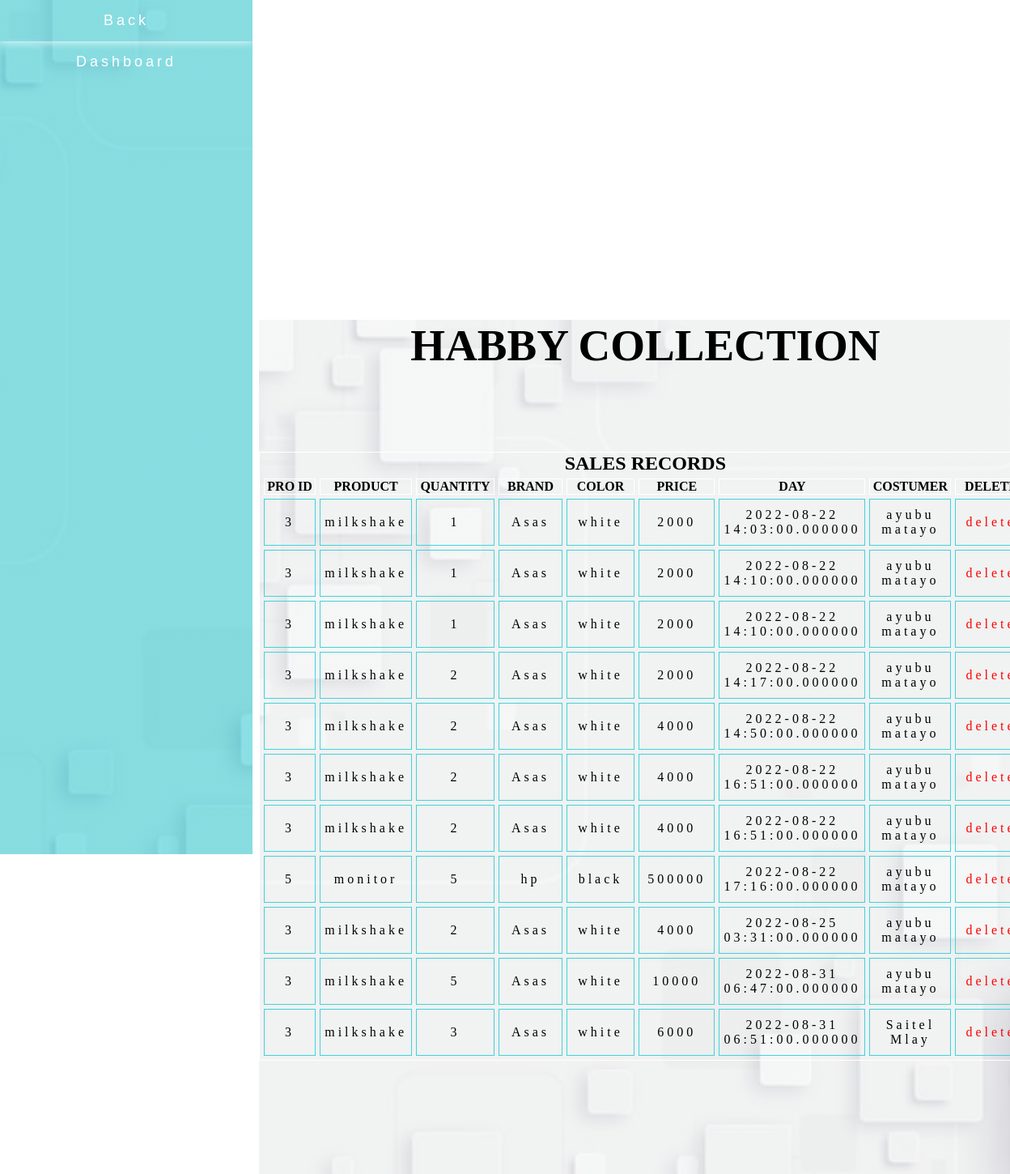
The app's page /admin.php (signed in) with its own data.
### tables this page shows
CREATE TABLE `register` (
  `id` int(200) NOT NULL,
  `name` varchar(200) NOT NULL,
  `email` varchar(200) NOT NULL,
  `password` varchar(200) NOT NULL
);

CREATE TABLE `sales` (
  `id` int(200) NOT NULL,
  `product_id` varchar(255) NOT NULL,
  `product_name` varchar(200) NOT NULL,
  `quantity` varchar(200) NOT NULL,
  `brand` varchar(200) NOT NULL,
  `color` varchar(200) NOT NULL,
  `price` varchar(200) NOT NULL,
  `deyi` datetime(6) NOT NULL,
  `costumer` varchar(200) NOT NULL
);

### admin.php (the view, shortened to what this page needs)
<?php
include 'connection.php';
?>
<!DOCTYPE html>
<html lang="en">
<head>
    <link rel="stylesheet" href="inventory.css">
</head>
<body>
    <div class="dashboard" id="navlink">
    <a href="index.php">Back</a>
    <a href="Dash-admin.php">Dashboard</a>
    </div>
    <div class="content">
    <?php
         $select="SELECT *FROM register WHERE email='$_SESSION[email]' limit 1";
         $que=mysqli_query($dbase,$select);
         while($display=mysqli_fetch_array($que)){
             echo "<h1>". $display['name']."</h1>";
         }
         ?>
     <div class="records">
         <h2>SALES RECORDS</h2>
         <?php
         $select="SELECT * FROM sales order by id asc";
         $query=mysqli_query($dbase,$select);
                if(mysqli_num_rows($query)){
                    ?>
                    <table cellspacing="5px">
                    <tr>
                        <th>PRO ID</th>
                        <th>PRODUCT</th>
                        <th>QUANTITY</th>
                        <th>BRAND</th>
                        <th>COLOR</th>
                        <th>PRICE</th>
                        <th>DAY</th>
                        <th>COSTUMER</th>
                        <th>DELETE</th>
                    </tr>
                    <?php
             while($records=mysqli_fetch_array($query)){
               echo "<tr>";
               echo "<td>".$records['product_id']."</td>";
               echo "<td>".$records['product_name']."</td>";
               echo "<td>".$records['quantity']."</td>";
               echo "<td>".$records['brand']."</td>";
               echo "<td>".$records['color']."</td>";
               echo "<td>".$records['price']."</td>";
               echo "<td>".$records['deyi']."</td>";
               echo "<td>".$records['costumer']."</td>";
               ?>
               <td>  <a href="delete.php?id=<?php echo $records['id']?>" style="text-decoration: none; color: red;" >delete</a>             </td>
                             <?php
               echo "</tr>";
             }
         }else{ ?>
            <div class="stock">
            <p>  Out of Stock. </p>
                 </div>
                 <?php
        }
         ?>
         </table>
     </div>
</div>
</body>
</html>

### inventory.css (style rules this page uses)
* { margin: 0; padding: 0; }
::placeholder { color: #fff; font-size: 12px; }
.dashboard { width: 25%; height: 100vh; font-family: sans-serif; background: #fff; display: block; letter-spacing: 4px; text-align: center; background-position: center; background-size: cover; background-image: linear-gradient( #40d4dc91, #40d4dc91),url(image/bak1.jpg); }
.dashboard a { color: #fff; font-size: 18px; text-decoration: none; font-weight: 30px; font-family: sans-serif; display: block; padding: 15px 15px; transition: 1s; }
.content { margin-top: -660px; margin-left: 320px; color: #000; text-align: center; position: absolute; width: 76.5%; height: 100vh; background-position: center; background-size: cover; background-image: linear-gradient(rgba(254, 254, 255, 0.486),rgba(255, 255, 255, 0.466)),url(image/bak1.jpg); overflow-y: scroll; }
h1 { font-size: 55px; color: #000; }
.records td { letter-spacing: 4px; width: 100px; border: 1px solid #40D3DC; }
.records th { border: 1px solid #fff; }
.records { overflow-y: scroll; border: 1px solid #fff; margin-top: 100px; }
.records table { height: 60vh; overflow-y: scroll; }
::placeholder { color: #000; text-align: center; }
.buttons tr,td { padding: 10px 5px; border: 1px solid #fff; width: 500px; }

### records on screen
register: name "HABBY COLLECTION"
sales: product "3", product_name "milkshake", quantity "1", brand "Asas", color "white", price "2000", deyi "2022-08-22 14:03:00.000000", costumer "ayubu matayo"
sales: product "3", product_name "milkshake", quantity "1", brand "Asas", color "white", price "2000", deyi "2022-08-22 14:10:00.000000", costumer "ayubu matayo"
sales: product "3", product_name "milkshake", quantity "1", brand "Asas", color "white", price "2000", deyi "2022-08-22 14:10:00.000000", costumer "ayubu matayo"
sales: product "3", product_name "milkshake", quantity "2", brand "Asas", color "white", price "2000", deyi "2022-08-22 14:17:00.000000", costumer "ayubu matayo"
sales: product "3", product_name "milkshake", quantity "2", brand "Asas", color "white", price "4000", deyi "2022-08-22 14:50:00.000000", costumer "ayubu matayo"
sales: product "3", product_name "milkshake", quantity "2", brand "Asas", color "white", price "4000", deyi "2022-08-22 16:51:00.000000", costumer "ayubu matayo"
sales: product "3", product_name "milkshake", quantity "2", brand "Asas", color "white", price "4000", deyi "2022-08-22 16:51:00.000000", costumer "ayubu matayo"
sales: product "5", product_name "monitor", quantity "5", brand "hp", color "black", price "500000", deyi "2022-08-22 17:16:00.000000", costumer "ayubu matayo"
sales: product "3", product_name "milkshake", quantity "2", brand "Asas", color "white", price "4000", deyi "2022-08-25 03:31:00.000000", costumer "ayubu matayo"
sales: product "3", product_name "milkshake", quantity "5", brand "Asas", color "white", price "10000", deyi "2022-08-31 06:47:00.000000", costumer "ayubu matayo"
sales: product "3", product_name "milkshake", quantity "3", brand "Asas", color "white", price "6000", deyi "2022-08-31 06:51:00.000000", costumer "Saitel Mlay"
